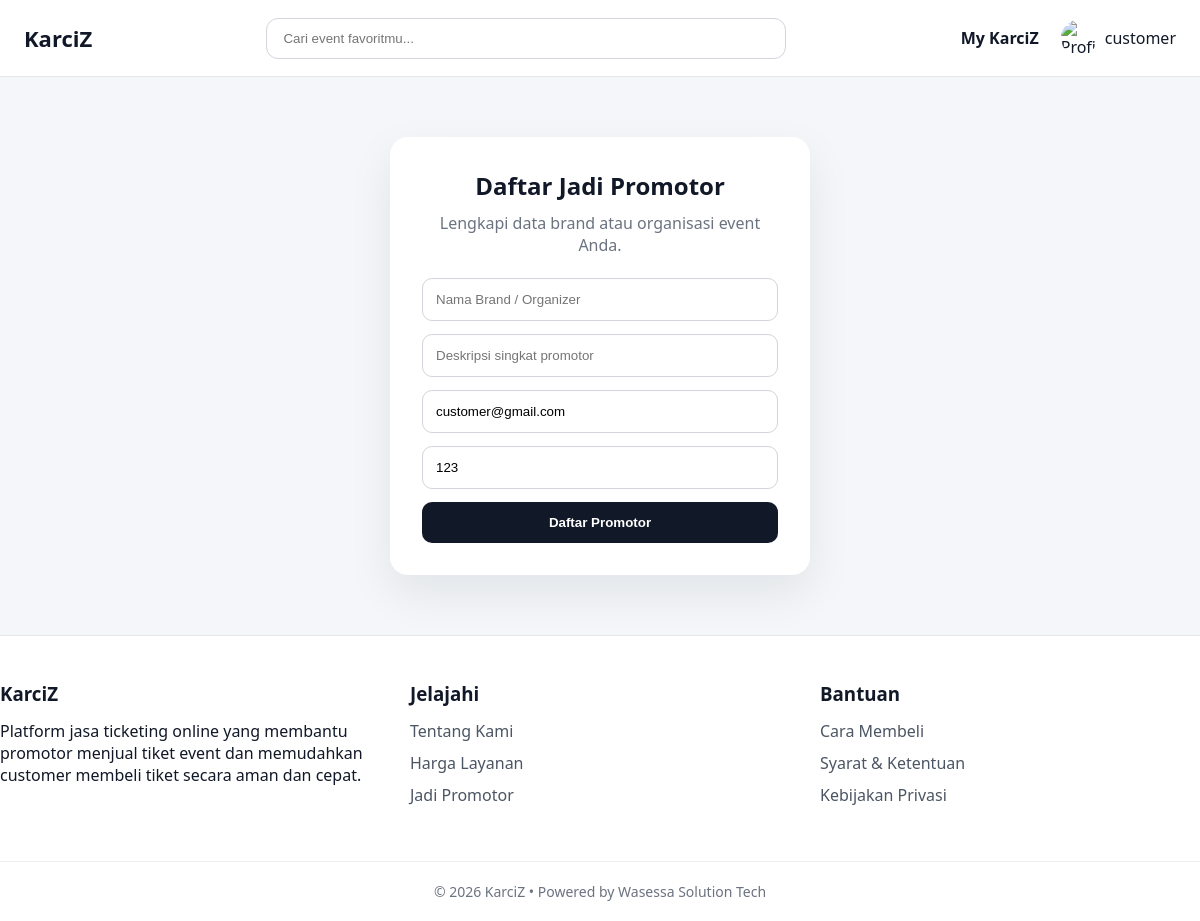
/register-promotor.php (signed in), run on the app's committed database.
### tables this page shows
CREATE TABLE `users` (
  `id` int(11) NOT NULL,
  `username` varchar(50) DEFAULT NULL,
  `email` varchar(100) DEFAULT NULL,
  `password` varchar(255) DEFAULT NULL,
  `no_whatsapp` varchar(20) DEFAULT NULL,
  `role` varchar(20) DEFAULT NULL,
  `created_at` timestamp NOT NULL DEFAULT current_timestamp(),
  `profile_image` varchar(255) DEFAULT NULL,
  `status` enum('pending','approved','rejected') DEFAULT 'pending'
);

### register-promotor.php (the view, shortened to what this page needs)
<?php
include 'config.php';
$username_login = $_SESSION['user'];
$stmtUser = $conn->prepare("SELECT id, username, email, no_whatsapp FROM users WHERE username=? LIMIT 1");
$stmtUser->bind_param("s", $username_login);
$stmtUser->execute();
$user = $stmtUser->get_result()->fetch_assoc();
?>
<!DOCTYPE html>
<html lang="id">
<head>
    <link rel="stylesheet" href="/Karciz/assets/css/style.css">
</head>
<body>
<?php include __DIR__ . '/components/navbar.php'; ?>
<main>
    <div class="register-container">
        <h2>Daftar Jadi Promotor</h2>
        <p>Lengkapi data brand atau organisasi event Anda.</p>
        <form method="POST">
            <input type="text" name="nama_brand" placeholder="Nama Brand / Organizer" required>
            <input type="text" name="deskripsi_singkat" placeholder="Deskripsi singkat promotor" required>
            <input type="email" name="email_bisnis" placeholder="Email bisnis" value="<?= htmlspecialchars($user['email']); ?>" required>
            <input type="text" name="no_wa" placeholder="No WhatsApp" value="<?= htmlspecialchars($user['no_whatsapp']); ?>" required>
            <button type="submit">Daftar Promotor</button>
        </form>
    </div>
</main>
<?php include __DIR__ . '/components/footer.php'; ?>
</body>
</html>

### components/navbar.php (shortened to what this page needs)
<?php
require_once __DIR__ . '/../config.php';
$user_data = null;
$role = $_SESSION['role'] ?? null;
if (!empty($_SESSION['user'])) {
    $username = $_SESSION['user'];
    if ($stmt = $conn->prepare("SELECT username, profile_image FROM users WHERE username=? LIMIT 1")) {
        $stmt->bind_param("s", $username);
        $stmt->execute();
        $result = $stmt->get_result();
        $user_data = $result->fetch_assoc();
    }
}
$profile_img = 'default-profile.png';
$username_display = 'Guest';
if ($user_data) {
    $profile_img = !empty($user_data['profile_image'])
        ? $user_data['profile_image']
        : 'default-profile.png';
    $username_display = $user_data['username'] ?? 'Guest';
}
?>
<header class="navbar">
  <div class="container nav-wrapper">
    <div class="logo">
      <a href="/Karciz/index.php">KarciZ</a>
    </div>
    <div class="search-box">
      <input type="text" placeholder="Cari event favoritmu..." />
    </div>
    <div class="nav-right">
      <?php if ($role !== 'superadmin') { ?>
        <a href="/Karciz/customer/history_transaksi.php" class="my-karciz">
          My KarciZ
        </a>
      <?php } ?>
      <?php if ($user_data) { ?>
        <div class="profile-user" id="profileToggle">
          <img
            src="/Karciz/assets/images/profile/<?= htmlspecialchars($profile_img) ?>"
            alt="Profile"
          />
          <span><?= htmlspecialchars($username_display) ?></span>
        </div>
      <?php } else { ?>
        <a href="/Karciz/login.php">Login</a>
      <?php } ?>
    </div>
  </div>
</header>

### assets/css/style.css (style rules this page uses)
* { margin: 0; padding: 0; box-sizing: border-box; }
html, body { min-height: 100%; font-family: 'Segoe UI', Calibri, sans-serif; background: #f4f6f9; color: #111827; }
body { display: flex; flex-direction: column; }
main { flex: 1; }
.container { width: 100%; max-width: 1200px; margin: 0 auto; padding: 0 24px; }
.navbar { background: #fff; border-bottom: 1px solid #e5e7eb; position: sticky; top: 0; z-index: 100; }
.nav-wrapper { min-height: 76px; display: flex; align-items: center; justify-content: space-between; gap: 24px; }
.logo a { font-size: 22px; font-weight: 800; color: #111827; text-decoration: none; }
.search-box { flex: 1; max-width: 520px; }
.search-box input { width: 100%; padding: 12px 16px; border: 1px solid #d1d5db; border-radius: 12px; outline: none; background: #fff; }
.nav-right { display: flex; align-items: center; gap: 22px; }
.my-karciz { color: #111827; text-decoration: none; font-weight: 600; }
.profile-user { position: relative; display: flex; align-items: center; gap: 8px; cursor: pointer; }
.profile-user img { width: 36px; height: 36px; border-radius: 50%; object-fit: cover; }
.register-container { width: 100%; max-width: 420px; margin: 60px auto; background: #fff; padding: 32px; border-radius: 18px; box-shadow: 0 18px 45px rgba(17,24,39,0.08); text-align: center; }
.register-container h2 { margin-bottom: 10px; font-size: 24px; }
.register-container p { margin-bottom: 22px; color: #6b7280; }
.register-container input { width: 100%; padding: 13px; margin-bottom: 13px; border-radius: 10px; border: 1px solid #d1d5db; outline: none; }
.register-container button { width: 100%; padding: 13px; background: #111827; color: white; border: none; border-radius: 10px; font-weight: 700; cursor: pointer; }

### data on the page
users: username "customer", email_bisnis "customer@gmail.com", no_wa "123"
